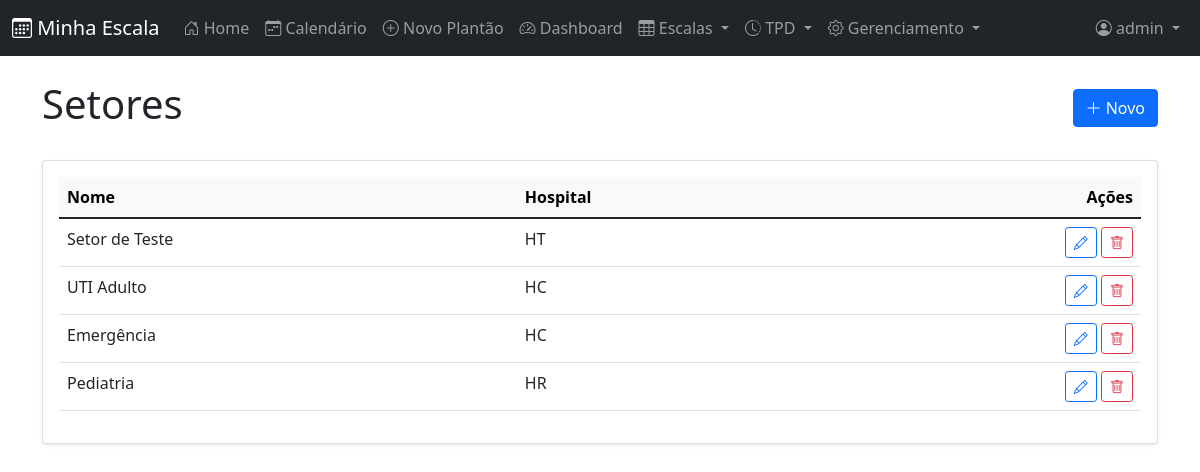
The app's page /setores/ (signed in) with its own data.
### core/models.py (models this page shows, shortened)
class Setor(models.Model):
    nome = models.CharField(max_length=100)
    hospital = models.ForeignKey(
        Hospital,
        on_delete=models.CASCADE,
        related_name="setores"
    )
    class Meta:
        unique_together = ("nome", "hospital")

class Hospital(models.Model):
    nome = models.CharField(max_length=150, unique=True)
    sigla = models.CharField(max_length=20, blank=True, null=True)
    def __str__(self):
        return self.sigla or self.nome

### cal/views/geral_views.py (the view)
# urls.py: path('setores/', geral_views.SetorListView.as_view(), name='setor_list'),
class SetorListView(AdminRequiredMixin, ListView):
    model = Setor
    template_name = 'cal/setor_list.html'
    context_object_name = 'objetos'
    def get_queryset(self):
        return Setor.objects.all()
    def get_context_data(self, **kwargs):
        context = super().get_context_data(**kwargs)
        context.update({'titulo': 'Setores', 'labels': ['Nome', 'Hospital'], 'create_url': 'cal:setor_create', 'update_url': 'cal:setor_update', 'delete_url': 'cal:setor_delete'})
        return context

### cal/views/geral_views.py (called while the page is built)
    def test_func(self):
        return self.request.user.is_staff

### templates/cal/setor_list.html
{% extends 'cal/crud_base_list.html' %}
{% block table_rows %}
<td>{{ obj.nome }}</td>
<td>{{ obj.hospital }}</td>
{% endblock %}

### templates/cal/crud_base_list.html (shortened to what this page needs)
{% extends 'base.html' %}
{% block content %}
<div class="d-flex justify-content-between align-items-center mb-4">
    <h1>{{ titulo }}</h1>
    <a href="{% url create_url %}" class="btn btn-primary">
        <i class="bi bi-plus-lg"></i> Novo
    </a>
</div>
<div class="card shadow-sm">
    <div class="card-body">
        <div class="table-responsive">
            <table class="table table-hover">
                <thead class="table-light">
                    <tr>
                        {% for label in labels %}
                        <th>{{ label }}</th>
                        {% endfor %}
                        <th class="text-end">Ações</th>
                    </tr>
                </thead>
                <tbody>
                    {% for obj in objetos %}
                    <tr>
                        {% block table_rows %}{% endblock %}
                        <td class="text-end" style="white-space: nowrap;">
                            {% block extra_actions %}
                            <a href="{% url update_url obj.pk %}" class="btn btn-sm btn-outline-primary" title="Editar">
                                <i class="bi bi-pencil"></i>
                            </a>
                            <a href="{% url delete_url obj.pk %}" class="btn btn-sm btn-outline-danger" title="Excluir">
                                <i class="bi bi-trash"></i>
                            </a>
                            {% endblock %}
                        </td>
                    </tr>
                    {% empty %}
                    <tr>
                        <td colspan="{{ labels|length|add:1 }}" class="text-center text-muted py-4">
                            Nenhum registro encontrado.
                        </td>
                    </tr>
                    {% endfor %}
                </tbody>
            </table>
        </div>
    </div>
</div>
{% endblock %}

### templates/navbar.html (shortened to what this page needs)
<nav class="navbar navbar-expand-md navbar-dark bg-dark">
    <div class="container-fluid">
        <a class="navbar-brand" href="{% url 'cal:home' %}"><i class="bi bi-calendar3"></i> Minha Escala</a>
        <div class="offcanvas offcanvas-end bg-dark text-white" tabindex="-1" id="offcanvasNavbar">
            <div class="offcanvas-body">
                <div class="navbar-nav me-auto">
                    <a class="nav-link" href="{% url 'cal:home' %}"><i class="bi bi-house-door"></i> Home</a>
                    {% if user.is_authenticated %}
                    <a class="nav-link" href="{% url 'cal:calendar' %}"><i class="bi bi-calendar-week"></i> Calendário</a>
                    <a class="nav-link" href="{% url 'cal:event_new' %}"><i class="bi bi-plus-circle"></i> Novo Plantão</a>
                    <a class="nav-link" href="{% url 'cal:dashboard' %}"><i class="bi bi-speedometer2"></i> Dashboard</a>
                    <div class="nav-item dropdown">
                        <a class="nav-link dropdown-toggle" href="#" id="escalaDropdown" role="button" data-bs-toggle="dropdown" aria-expanded="false">
                            <i class="bi bi-table"></i> Escalas
                        </a>
                    </div>
                    <div class="nav-item dropdown">
                        <a class="nav-link dropdown-toggle" href="#" id="tpdDropdown" role="button" data-bs-toggle="dropdown" aria-expanded="false">
                            <i class="bi bi-clock-history"></i> TPD
                        </a>
                    </div>
                    {% if user.is_staff %}
                    <div class="nav-item dropdown">
                        <a class="nav-link dropdown-toggle" href="#" id="adminDropdown" role="button" data-bs-toggle="dropdown" aria-expanded="false">
                            <i class="bi bi-gear"></i> Gerenciamento
                        </a>
                    </div>
                    {% endif %}
                    {% endif %}
                </div>
                <div class="navbar-nav">
                    {% if user.is_authenticated %}
                        <div class="nav-item dropdown">
                            <a class="nav-link dropdown-toggle" href="#" id="navbarDropdown" role="button" data-bs-toggle="dropdown" aria-expanded="false">
                                <i class="bi bi-person-circle"></i> {{ user.username }}
                            </a>
                        </div>
                    {% else %}
                        <a class="nav-link" href="{% url 'cal:login' %}">
                            <i class="bi bi-box-arrow-in-right"></i> Login
                        </a>
                    {% endif %}
                </div>
            </div>
        </div>
    </div>
</nav>

### records on screen
Setor: nome "Setor de Teste", hospital "HT"
Setor: nome "UTI Adulto", hospital "HC"
Setor: nome "Emergência", hospital "HC"
Setor: nome "Pediatria", hospital "HR"

### other values on screen
{{ user.username }} "admin"
{{ titulo }} "Setores"
{{ label }} "Nome" "Hospital"
